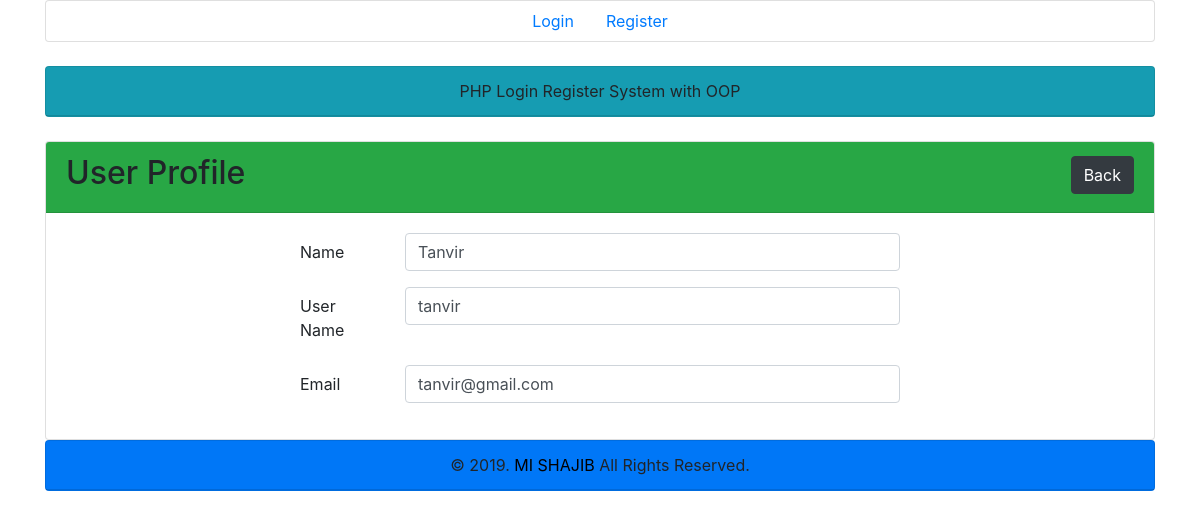
Screenshot of /profile.php?id=3 with the database file from the repository.
### tables this page shows
CREATE TABLE `userlist` (
  `id` int(11) NOT NULL,
  `name` varchar(255) DEFAULT NULL,
  `username` varchar(255) DEFAULT NULL,
  `email` varchar(255) DEFAULT NULL,
  `password` varchar(255) DEFAULT NULL
);

### lib/User.php (called while the page is built, shortened)
 <?php
require_once 'Database.php';
class User
{
    private $db;
    public function __construct()
    {
        $this->db = new Database();
    }
    public function getUserById($userId){
      $sql = "SELECT * FROM userlist WHERE id = :id LIMIT 1";
      $query = $this->db->pdo->prepare($sql);
      $query->bindValue(':id', $userId);
      $query->execute();
      $result = $query->fetch(PDO::FETCH_OBJ);
      return $result;
    }
}

### lib/Database.php (called while the page is built)
<?php
class Database{
    private $hostdb = "localhost";
    private $userdb = "root";
    private $passdb = "";
    private $namedb = "oop_lr";
    public $pdo;
    public function __construct()
    {
        if (!isset($this->pdo))
        {
            try{
                $link = new PDO("mysql:host=".$this->hostdb.";dbname=".$this->namedb, $this->userdb, $this->passdb);
                $link->setAttribute(PDO::ATTR_ERRMODE, PDO::ERRMODE_EXCEPTION);
                $link->exec("SET CHARACTER SET utf8");
                $this->pdo = $link;
            }catch(PDOException $e){
                die("Failed to Connect With Database ".$e->getMessage());
            }
        }
    }
}

### profile.php (the view, shortened to what this page needs)
<?php
  include 'lib/User.php';
  include 'inc/header.php';
  include 'inc/navbar.php';
?>
<?php
if (isset($_GET['id'])) {
      $userId = (int)$_GET['id'];
}
$user = new User();
 ?>
    <div class="container">
        <div class="row">
            <div class="col-md-12">
                <div class="card bg-info">
                    <div class="card-header text-center">
                        PHP Login Register System with OOP
                    </div>
                </div>
            </div>
        </div>
    </div>
    <br>
    <div class="container">
        <div class="row">
            <div class="col-md-12">
                <div class="card">
                    <div class="card-header bg-success">
                        <h2>User Profile <span class="float-right"><a class="btn btn-dark" href="index.php">Back</a></span></h2>
                    </div>
                    <div class="card-body">
                    <div style="max-width: 600px; margin: 0 auto;">
                        <?php
                            $userData = $user->getUserById($userId);
                            if ($userData) {
                         ?>
                        <form action="" method="POST">
                            <div class="form-group row">
                                <label for="name" class="col-sm-2 col-form-label">Name</label>
                                <div class="col-sm-10">
                                    <input type="text" name="name" class="form-control" id="name" placeholder="Name" value="<?php echo $userData->name; ?>" required>
                                </div>
                            </div>
                            <div class="form-group row">
                                <label for="username" class="col-sm-2 col-form-label">User Name</label>
                                <div class="col-sm-10">
                                    <input type="text" name="username" class="form-control" id="username" value="<?php echo $userData->username; ?>" placeholder="User Name" required>
                                </div>
                            </div>
                            <div class="form-group row">
                                <label for="email" class="col-sm-2 col-form-label">Email</label>
                                <div class="col-sm-10">
                                    <input type="email" name="email" class="form-control" value="<?php echo $userData->email; ?>" id="email" placeholder="Email" required>
                                </div>
                            </div>
                        </form>
                      <?php } ?>
                        </div>
                    </div>
                </div>
            </div>
        </div>
    </div>
<?php
include 'inc/footer.php';
?>

### rows the page displays
userlist: name "Tanvir", username "tanvir", email "tanvir@gmail.com"
